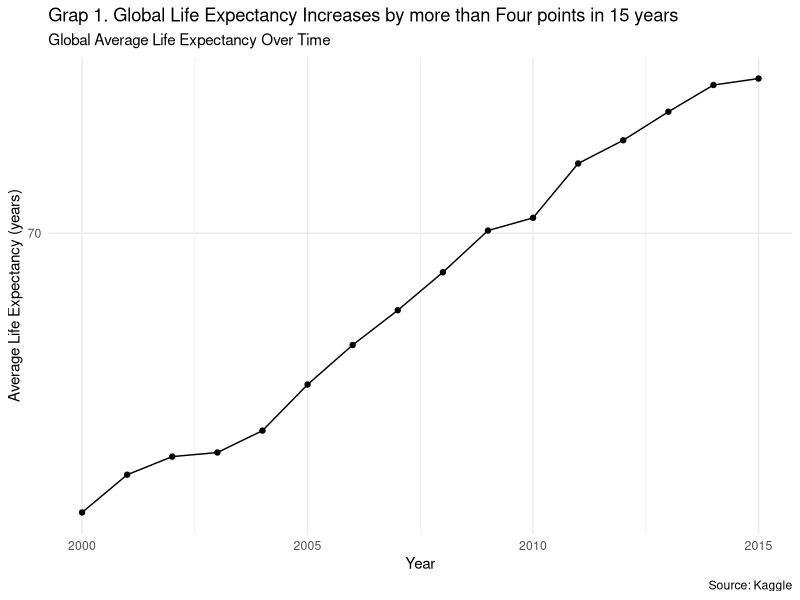

Reproduce this figure in R. (Note: this script raises an error after producing the figure.)
## ---- chunk 1
library(tidyverse)
library(ggplot2)
library(dplyr)
library(kableExtra)
library(cowplot)
library(stringr)
library(maps)
## ---- chunk 2

life_exp <- read.csv("life_expectancy.csv")

## ---- chunk 3

# Renaming table columns and keeping columns of interest 

names(life_exp) <- c("Country", "Year", "Status", "Population", "Hepatitis_B", "Measles", "Polio", "Diphtheria", "HIV_AIDS", "Infant_Deaths", "Under_Five_Deaths", "Total_Expenditure", "GDP", "BMI", "Thinness_1_19_Years", "Alcohol","Schooling", "Life_Expectancy")

life_exp <- select(life_exp, -c(Measles, HIV_AIDS, Under_Five_Deaths, BMI, Thinness_1_19_Years, Alcohol))

# Changing data types for analysis
life_exp <- life_exp %>% mutate(Status = as.factor(Status))

# Cleaning countries names
life_exp$Country <- str_replace_all(life_exp$Country, "CÃ´te d'Ivoire", "Ivory Coast")

## ---- chunk 4

# Average life expectancy over years

# Graph 1
life_exp %>%
  group_by(Year) %>%
  summarise(avg_life_expectancy = mean(Life_Expectancy, na.rm = TRUE)) %>%
  ggplot(aes(x = Year, y = avg_life_expectancy)) +
  geom_line() +
  geom_point() +
  scale_y_continuous(breaks = seq(0, 100, 10)) +
  labs(title = "Grap 1. Global Life Expectancy Increases by more than Four points in 15 years",
       subtitle = "Global Average Life Expectancy Over Time",
       x = "Year",
       y = "Average Life Expectancy (years)",
       caption = "Source: Kaggle") +
  theme_minimal()

## ---- chunk 5

## Create a summary statistics table for variables of interest

summary_stats <- data.frame(
  Variable = c("Life Expectancy", "GDP", "Population"),
  Mean = c(
    mean(life_exp$Life_Expectancy, na.rm = TRUE),
    mean(life_exp$GDP, na.rm = TRUE),
    mean(life_exp$Population, na.rm = TRUE)
  ),
  Median = c(
    median(life_exp$Life_Expectancy, na.rm = TRUE),
    median(life_exp$GDP, na.rm = TRUE),
    median(life_exp$Population, na.rm = TRUE)
  ),
  StD = c(
    sd(life_exp$Life_Expectancy, na.rm = TRUE),
    sd(life_exp$GDP, na.rm = TRUE),
    sd(life_exp$Population, na.rm = TRUE)
  )
)

## Formatting the table with kableExtra
summary_stats %>%
  kbl(caption = "Summary Statistics of Key Variables",
      digits = 2,
      format.args = list(big.mark = ",")) %>%
  kable_styling(bootstrap_options = c("striped", "hover", "condensed"),
                full_width = FALSE,
                position = "center") %>%
  row_spec(0, bold = TRUE) %>%
  column_spec(1, bold = TRUE)

## ---- chunk 6

world_map <- map_data("world")

life_exp_map <- life_exp %>%
  filter(Year == params$year) %>%
  select(region = Country, Life_Expectancy)

life_exp_map <- life_exp_map %>%
  mutate(region = case_when(
    region == "Antigua and Barbuda" ~ "Antigua",
    region == "Bolivia (Plurinational State of)" ~ "Bolivia",
    region == "Brunei Darussalam" ~ "Brunei",
    region == "CÃ´te d'Ivoire" ~ "Ivory Coast",
    region == "Cabo Verde" ~ "Cape Verde",
    region == "Czechia" ~ "Czech Republic",
    region == "Democratic People's Republic of Korea" ~ "North Korea",
    region == "Democratic Republic of the Congo" ~ "Republic of Congo",
    region == "Dominican Republic" ~ "Dominica",
    region == "Georgia" ~ "South Georgia",
    region == "Grenada" ~ "Grenadine",
    region == "Guyana" ~ "French Guiana",
    region == "Iran (Islamic Republic of)" ~ "Iran",
    region == "Micronesia (Federated States of)" ~ "Micronesia",
    region == "Republic of Korea" ~ "South Korea",
    region == "Republic of Moldova" ~ "Moldova",
    region == "Russian Federation" ~ "Russia",
    region == "Saint Vincent and the Grenadines" ~ "Saint Vincent",
    region == "Syrian Arab Republic" ~ "Syria",
    region == "The former Yugoslav republic of Macedonia" ~ "North Macedonia",
    region == "Trinidad and Tobago" ~ "Trinidad",
    region == "United Kingdom of Great Britain and Northern Ireland" ~ "UK",
    region == "United Republic of Tanzania" ~ "Tanzania",
    region == "United States of America" ~ "USA",
    region == "Venezuela (Bolivarian Republic of)" ~ "Venezuela",
    region == "Viet Nam" ~ "Vietnam",
    TRUE ~ region  # Mantener otros valores sin cambios
  ))

t <-anti_join(world_map, life_exp_map, by = "region") #To find the observations that do not match

life_exp_map_2 <- left_join(world_map, life_exp_map, by = "region")

# Graph 2

ggplot(life_exp_map_2, aes(long, lat, group = group))+
  geom_polygon(aes(fill = Life_Expectancy )) +
  scale_fill_viridis_c(option = "C") +
  labs (title = "Graph 2. World's Life expectancy",
        subtitle = "Life expectancy by country",
        caption = "Source: Kaggle")

## ---- chunk 7

## Top 10 Countries with the highest life expectancy 2015 

top10_highest_life_exp_2015 <- life_exp %>% 
  filter(Year == 2015, na.rm = TRUE) %>% 
  arrange(desc(Life_Expectancy)) %>% 
  select(Country, Life_Expectancy)

top10_highest_life_exp_2015 <- top10_highest_life_exp_2015[1:10,]

# Graph 3

highest <- ggplot(top10_highest_life_exp_2015, aes(x = reorder(Country,Life_Expectancy), y = Life_Expectancy, fill = Country)) +
  geom_col() +
  labs(title = "Graph 3. Highest Life Expectancy",
       subtitle = "Top 10 countries in 2015",
       x = "Country",
       y = "Life Expectancy (years)",
       caption = "Source: Kaggle") +
  theme(axis.text.x = element_text(angle = 45, hjust = 1),
        plot.margin = margin(10, 10, 20, 10),
        legend.position = "none",
        panel.background = element_blank())

## Top 10 Countries with the lowest life expectancy 2015

top10_lowest_life_exp_2015 <- life_exp %>% 
  filter(Year == 2015, na.rm = TRUE) %>% 
  arrange(Life_Expectancy) %>% 
  select(Country, Life_Expectancy)

top10_lowest_life_exp_2015 <- top10_lowest_life_exp_2015[1:10,]

# Graph 4

lowest <- ggplot(top10_lowest_life_exp_2015, aes(x = reorder(Country,-Life_Expectancy), y = Life_Expectancy, fill = Country)) +
  geom_col() +
  scale_fill_grey(start = 0.8, end = 0.2) +
  labs(title = "Graph 4. Lowest Life Expectancy",
       subtitle = "Top 10 countries in 2015",
       x = "Country",
       y = "Life Expectancy (years)",
       caption = "Source: Kaggle") +
  theme(axis.text.x = element_text(angle = 45, hjust = 1),
        plot.margin = margin(10, 10, 20, 10),
        legend.position = "none",
        panel.background = element_blank())

# Arrange Graphs Side-by-Side with Spacing
aligned_plot <- cowplot::plot_grid(
  highest, lowest,
  nrow = 1, 
  rel_widths = c(1, 1), 
  align = "hv", 
  labels = NULL 
)

# Add Space Between the Graphs
spaced_plot <- plot_grid(
  aligned_plot, 
  NULL , # Add a blank space for separation
  rel_heights = c(1, 0.05), # Adjust spacing
  nrow = 2
)

spaced_plot

## ---- chunk 8

# Exploring relationship between GDP vs Life Expectancy

# Graph 5
ggplot(life_exp, aes(x = GDP, y = Life_Expectancy)) +
  geom_point(color = "deeppink3", alpha=0.5) +
  labs(
    title = "Graph 5. Stronger Correlation between Life Expectancy and GDP per capita",
    subtitle = "Life Expectancy vs GDP",
    x = "GDP",
    y = "Life Expectancy (years)",
    
    color = "Status", 
    size = "Population",
    caption = "Source: Kaggle"
  ) +
  theme_minimal() +
  theme(
    panel.background = element_blank(),
    plot.title = element_text(hjust = 0.5) # Center the title
  )

## ---- chunk 9

# Comparing life expectancy between developed and developing countries

#Graph 6

ggplot(life_exp, aes(x = Status, y = Life_Expectancy, fill = Status)) + 
  geom_boxplot() + 
  scale_fill_manual(values = c("Developed" = "lightblue", "Developing" = "darkblue")) +
  labs(title = "Graph 6. Higher Median Life Expectancy among Developed Countries",
       subtitle = "Life Expectancy Distribution by Country Status",
                                                y = "Life Expectancy (years)",
                                                x = "Country Status",
                                                caption = "Source: Kaggle") +
                                           theme(legend.position = "none") +
                                           theme(
    panel.background = element_blank(),
    plot.title = element_text(hjust = 0.5) # Center the title
  )
## ---- chunk 10

# Filter year = 2015 and keep columns needed
vacc_rate <- life_exp %>% 
  filter(Year == 2015) %>%
  select(Status, Hepatitis_B, Polio, Diphtheria)

# Reshape data for ggplot2 and calculate mean rates
vacc_rate_2 <- vacc_rate %>%
  pivot_longer(cols = c(Hepatitis_B, Polio, Diphtheria), 
               names_to = "Vaccination", 
               values_to = "Rate")

vacc_rate_mean <- vacc_rate_2 %>%
  group_by(Vaccination, Status) %>%
  summarise(Mean_Rate = mean(Rate, na.rm = TRUE))

# Graph 7

ggplot(vacc_rate_mean, aes(x = Vaccination, y = Mean_Rate, fill = Status)) +
  geom_col(position = "dodge") +
  labs(
    title = "Graph 7. Higher Vaccination Rates among Developed Countries",
    subtitle = "Average Vaccination Rates by Country Development Status (2015)",
    x = "Vaccination Type",
    y = "Average Vaccination Rate (%)",
    caption = "Source: Kaggle",
    fill = "Development Status"
  ) +
  scale_fill_manual(values = c("Developed" = "lightblue", "Developing" = "darkblue")) +
  theme(panel.background = element_blank())

## ---- chunk 11

## Top 10 Countries with the lowest life expectancy 2015

top10_lowest_life_exp_2015 <- life_exp %>% 
  filter(Year == 2015, na.rm = TRUE) %>% 
  arrange(Life_Expectancy) %>% 
  select(Country, Life_Expectancy, Infant_Deaths)

top10_lowest_life_exp_2015 <- top10_lowest_life_exp_2015[1:10,]

# Graph 8

ggplot(top10_lowest_life_exp_2015, aes(x = reorder(Country, Infant_Deaths), y = Infant_Deaths, fill = Country)) +
  geom_col() +
  scale_fill_grey(start = 0.8, end = 0.2) +
  labs(title = "Graph 8. African Countries experienced more Infant Deaths in 2015",
       subtitle = "Infant Deaths among the top 10 countries with the lowest life expectancy",
       x = "Country",
       y = "Infant deaths",
       caption = "Source: Kaggle") +
  coord_flip() +
  theme(legend.position = "none",
        panel.background = element_blank())
## ---- chunk 12

# Creating data frame of parameter of interest 
country1 <- life_exp %>% 
  filter(Country == params$country, na.rm = TRUE) %>% 
  select(Country, Year, Life_Expectancy)

# Finding the countries with the highest/lowest average life expectancy over the years

mean_life_exp <- life_exp %>% 
  group_by(Country) %>%
  summarise(Mean_Life_Exp = mean(Life_Expectancy, na.rm = TRUE)) 

highest_country <- mean_life_exp %>%
  filter(Mean_Life_Exp == max(Mean_Life_Exp, na.rm = TRUE)) %>%
  pull(Country)

lowest_country <- mean_life_exp %>%
  filter(Mean_Life_Exp == min(Mean_Life_Exp, na.rm = TRUE)) %>%
  pull(Country)

# Creating a data frame of the param country and the countries with highest and lowest average life expectancy over the years

life_exp_3_countries <- life_exp %>% 
  filter(Country == params$country | Country == highest_country 
         | Country == lowest_country)

# Graph 9

ggplot(life_exp_3_countries, aes(x = Year, y = Life_Expectancy, color = Country)) +
  geom_line(size = 0.7) +  
  geom_point(size = 1.5) + 
  scale_color_manual(
    values = setNames(c("turquoise", "blue", "deeppink4"), # Colores
        c(params$country, highest_country, lowest_country))) +
  labs(
    title = "Graph 9. Life Expectancy Over Time",
    x = "Year",
    y = "Life Expectancy (years)",
    caption = "Source: Kaggle",
    color = "Country"
  ) +
  theme(plot.title = element_text(hjust = 0.5)) +
  theme_minimal()
